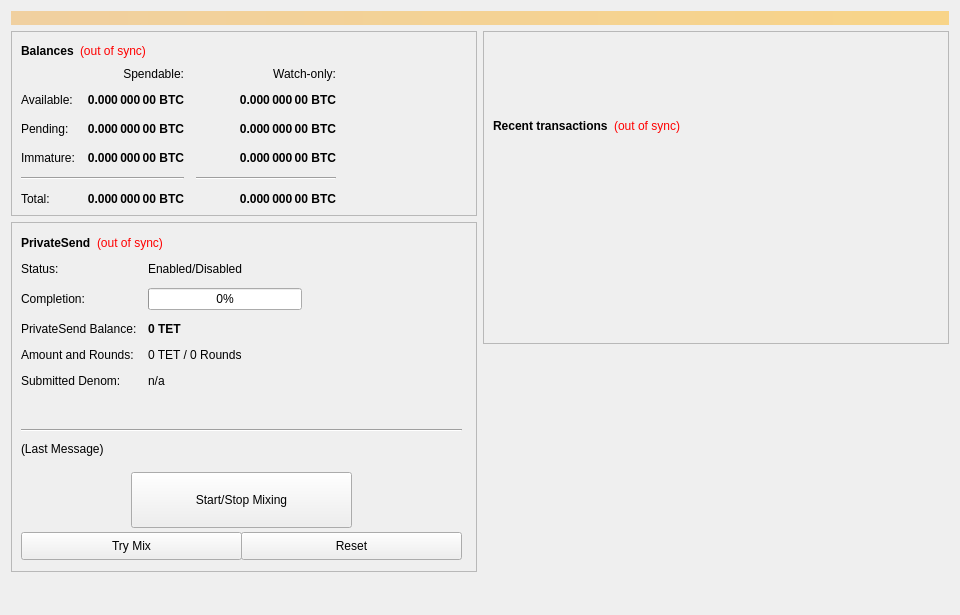
<?xml version="1.0" encoding="UTF-8"?>
<ui version="4.0">
 <class>OverviewPage</class>
 <widget class="QWidget" name="OverviewPage">
  <property name="geometry">
   <rect>
    <x>0</x>
    <y>0</y>
    <width>960</width>
    <height>615</height>
   </rect>
  </property>
  <property name="minimumSize">
   <size>
    <width>960</width>
    <height>0</height>
   </size>
  </property>
  <property name="windowTitle">
   <string>Form</string>
  </property>
  <layout class="QVBoxLayout" name="topLayout">
   <item>
    <widget class="QLabel" name="labelAlerts">
     <property name="visible">
      <bool>false</bool>
     </property>
     <property name="styleSheet">
      <string notr="true">background-color: qlineargradient(x1: 0, y1: 0, x2: 1, y2: 0, stop:0 #F0D0A0, stop:1 #F8D488); color:#000000;</string>
     </property>
     <property name="wordWrap">
      <bool>true</bool>
     </property>
     <property name="margin">
      <number>3</number>
     </property>
    </widget>
   </item>
   <item>
    <layout class="QHBoxLayout" name="horizontalLayout" stretch="1,1">
     <item>
      <layout class="QVBoxLayout" name="verticalLayout_2">
       <item>
        <widget class="QFrame" name="frame">
         <property name="frameShape">
          <enum>QFrame::StyledPanel</enum>
         </property>
         <property name="frameShadow">
          <enum>QFrame::Raised</enum>
         </property>
         <layout class="QVBoxLayout" name="verticalLayout_4">
          <item>
           <layout class="QHBoxLayout" name="horizontalLayout_4">
            <item>
             <widget class="QLabel" name="label_5">
              <property name="font">
               <font>
                <weight>75</weight>
                <bold>true</bold>
               </font>
              </property>
              <property name="text">
               <string>Balances</string>
              </property>
             </widget>
            </item>
            <item>
             <widget class="QLabel" name="labelWalletStatus">
              <property name="cursor">
               <cursorShape>WhatsThisCursor</cursorShape>
              </property>
              <property name="toolTip">
               <string>The displayed information may be out of date. Your wallet automatically synchronizes with the Tet network after a connection is established, but this process has not completed yet.</string>
              </property>
              <property name="styleSheet">
               <string notr="true">QLabel { color: red; }</string>
              </property>
              <property name="text">
               <string notr="true">(out of sync)</string>
              </property>
              <property name="alignment">
               <set>Qt::AlignLeading|Qt::AlignLeft|Qt::AlignVCenter</set>
              </property>
             </widget>
            </item>
            <item>
             <spacer name="horizontalSpacer_3">
              <property name="orientation">
               <enum>Qt::Horizontal</enum>
              </property>
              <property name="sizeHint" stdset="0">
               <size>
                <width>40</width>
                <height>20</height>
               </size>
              </property>
             </spacer>
            </item>
           </layout>
          </item>
          <item>
           <layout class="QGridLayout" name="gridLayout">
            <property name="spacing">
             <number>12</number>
            </property>
            <item row="2" column="2">
             <widget class="QLabel" name="labelWatchPending">
              <property name="font">
               <font>
                <weight>75</weight>
                <bold>true</bold>
               </font>
              </property>
              <property name="cursor">
               <cursorShape>IBeamCursor</cursorShape>
              </property>
              <property name="toolTip">
               <string>Unconfirmed transactions to watch-only addresses</string>
              </property>
              <property name="text">
               <string notr="true">0.000 000 00 BTC</string>
              </property>
              <property name="alignment">
               <set>Qt::AlignRight|Qt::AlignTrailing|Qt::AlignVCenter</set>
              </property>
              <property name="textInteractionFlags">
               <set>Qt::LinksAccessibleByMouse|Qt::TextSelectableByKeyboard|Qt::TextSelectableByMouse</set>
              </property>
             </widget>
            </item>
            <item row="2" column="1">
             <widget class="QLabel" name="labelUnconfirmed">
              <property name="font">
               <font>
                <weight>75</weight>
                <bold>true</bold>
               </font>
              </property>
              <property name="cursor">
               <cursorShape>IBeamCursor</cursorShape>
              </property>
              <property name="toolTip">
               <string>Total of transactions that have yet to be confirmed, and do not yet count toward the spendable balance</string>
              </property>
              <property name="text">
               <string notr="true">0.000 000 00 BTC</string>
              </property>
              <property name="alignment">
               <set>Qt::AlignRight|Qt::AlignTrailing|Qt::AlignVCenter</set>
              </property>
              <property name="textInteractionFlags">
               <set>Qt::LinksAccessibleByMouse|Qt::TextSelectableByKeyboard|Qt::TextSelectableByMouse</set>
              </property>
             </widget>
            </item>
            <item row="3" column="2">
             <widget class="QLabel" name="labelWatchImmature">
              <property name="font">
               <font>
                <weight>75</weight>
                <bold>true</bold>
               </font>
              </property>
              <property name="cursor">
               <cursorShape>IBeamCursor</cursorShape>
              </property>
              <property name="toolTip">
               <string>Staked or masternode rewards in watch-only addresses that has not yet matured</string>
              </property>
              <property name="text">
               <string notr="true">0.000 000 00 BTC</string>
              </property>
              <property name="alignment">
               <set>Qt::AlignRight|Qt::AlignTrailing|Qt::AlignVCenter</set>
              </property>
              <property name="textInteractionFlags">
               <set>Qt::LinksAccessibleByMouse|Qt::TextSelectableByKeyboard|Qt::TextSelectableByMouse</set>
              </property>
             </widget>
            </item>
            <item row="4" column="0" colspan="2">
             <widget class="Line" name="lineSpendableBalance">
              <property name="orientation">
               <enum>Qt::Horizontal</enum>
              </property>
             </widget>
            </item>
            <item row="4" column="2">
             <widget class="Line" name="lineWatchBalance">
              <property name="sizePolicy">
               <sizepolicy hsizetype="Preferred" vsizetype="Fixed">
                <horstretch>0</horstretch>
                <verstretch>0</verstretch>
               </sizepolicy>
              </property>
              <property name="minimumSize">
               <size>
                <width>140</width>
                <height>0</height>
               </size>
              </property>
              <property name="orientation">
               <enum>Qt::Horizontal</enum>
              </property>
             </widget>
            </item>
            <item row="5" column="0">
             <widget class="QLabel" name="labelTotalText">
              <property name="text">
               <string>Total:</string>
              </property>
             </widget>
            </item>
            <item row="3" column="1">
             <widget class="QLabel" name="labelImmature">
              <property name="font">
               <font>
                <weight>75</weight>
                <bold>true</bold>
               </font>
              </property>
              <property name="cursor">
               <cursorShape>IBeamCursor</cursorShape>
              </property>
              <property name="toolTip">
               <string>Staked or masternode rewards that has not yet matured</string>
              </property>
              <property name="text">
               <string notr="true">0.000 000 00 BTC</string>
              </property>
              <property name="alignment">
               <set>Qt::AlignRight|Qt::AlignTrailing|Qt::AlignVCenter</set>
              </property>
              <property name="textInteractionFlags">
               <set>Qt::LinksAccessibleByMouse|Qt::TextSelectableByKeyboard|Qt::TextSelectableByMouse</set>
              </property>
             </widget>
            </item>
            <item row="2" column="3">
             <spacer name="horizontalSpacer_2">
              <property name="orientation">
               <enum>Qt::Horizontal</enum>
              </property>
              <property name="sizeHint" stdset="0">
               <size>
                <width>40</width>
                <height>20</height>
               </size>
              </property>
             </spacer>
            </item>
            <item row="3" column="0">
             <widget class="QLabel" name="labelImmatureText">
              <property name="text">
               <string>Immature:</string>
              </property>
             </widget>
            </item>
            <item row="5" column="1">
             <widget class="QLabel" name="labelTotal">
              <property name="font">
               <font>
                <weight>75</weight>
                <bold>true</bold>
               </font>
              </property>
              <property name="cursor">
               <cursorShape>IBeamCursor</cursorShape>
              </property>
              <property name="toolTip">
               <string>Your current total balance</string>
              </property>
              <property name="text">
               <string notr="true">0.000 000 00 BTC</string>
              </property>
              <property name="alignment">
               <set>Qt::AlignRight|Qt::AlignTrailing|Qt::AlignVCenter</set>
              </property>
              <property name="textInteractionFlags">
               <set>Qt::LinksAccessibleByMouse|Qt::TextSelectableByKeyboard|Qt::TextSelectableByMouse</set>
              </property>
             </widget>
            </item>
            <item row="5" column="2">
             <widget class="QLabel" name="labelWatchTotal">
              <property name="font">
               <font>
                <weight>75</weight>
                <bold>true</bold>
               </font>
              </property>
              <property name="cursor">
               <cursorShape>IBeamCursor</cursorShape>
              </property>
              <property name="toolTip">
               <string>Current total balance in watch-only addresses</string>
              </property>
              <property name="text">
               <string notr="true">0.000 000 00 BTC</string>
              </property>
              <property name="alignment">
               <set>Qt::AlignRight|Qt::AlignTrailing|Qt::AlignVCenter</set>
              </property>
              <property name="textInteractionFlags">
               <set>Qt::LinksAccessibleByMouse|Qt::TextSelectableByKeyboard|Qt::TextSelectableByMouse</set>
              </property>
             </widget>
            </item>
            <item row="0" column="2">
             <widget class="QLabel" name="labelWatchonly">
              <property name="text">
               <string>Watch-only:</string>
              </property>
              <property name="alignment">
               <set>Qt::AlignRight|Qt::AlignTrailing|Qt::AlignVCenter</set>
              </property>
             </widget>
            </item>
            <item row="1" column="0">
             <widget class="QLabel" name="labelBalanceText">
              <property name="text">
               <string>Available:</string>
              </property>
             </widget>
            </item>
            <item row="1" column="1">
             <widget class="QLabel" name="labelBalance">
              <property name="font">
               <font>
                <weight>75</weight>
                <bold>true</bold>
               </font>
              </property>
              <property name="cursor">
               <cursorShape>IBeamCursor</cursorShape>
              </property>
              <property name="toolTip">
               <string>Your current spendable balance</string>
              </property>
              <property name="text">
               <string notr="true">0.000 000 00 BTC</string>
              </property>
              <property name="alignment">
               <set>Qt::AlignRight|Qt::AlignTrailing|Qt::AlignVCenter</set>
              </property>
              <property name="textInteractionFlags">
               <set>Qt::LinksAccessibleByMouse|Qt::TextSelectableByKeyboard|Qt::TextSelectableByMouse</set>
              </property>
             </widget>
            </item>
            <item row="1" column="2">
             <widget class="QLabel" name="labelWatchAvailable">
              <property name="font">
               <font>
                <weight>75</weight>
                <bold>true</bold>
               </font>
              </property>
              <property name="cursor">
               <cursorShape>IBeamCursor</cursorShape>
              </property>
              <property name="toolTip">
               <string>Your current balance in watch-only addresses</string>
              </property>
              <property name="text">
               <string notr="true">0.000 000 00 BTC</string>
              </property>
              <property name="alignment">
               <set>Qt::AlignRight|Qt::AlignTrailing|Qt::AlignVCenter</set>
              </property>
              <property name="textInteractionFlags">
               <set>Qt::LinksAccessibleByMouse|Qt::TextSelectableByKeyboard|Qt::TextSelectableByMouse</set>
              </property>
             </widget>
            </item>
            <item row="2" column="0">
             <widget class="QLabel" name="labelPendingText">
              <property name="text">
               <string>Pending:</string>
              </property>
             </widget>
            </item>
            <item row="0" column="1">
             <widget class="QLabel" name="labelSpendable">
              <property name="text">
               <string>Spendable:</string>
              </property>
              <property name="alignment">
               <set>Qt::AlignRight|Qt::AlignTrailing|Qt::AlignVCenter</set>
              </property>
             </widget>
            </item>
           </layout>
          </item>
         </layout>
        </widget>
       </item>
       <item>
        <widget class="QFrame" name="framePrivateSend">
         <property name="minimumSize">
          <size>
           <width>0</width>
           <height>350</height>
          </size>
         </property>
         <property name="layoutDirection">
          <enum>Qt::LeftToRight</enum>
         </property>
         <property name="frameShape">
          <enum>QFrame::StyledPanel</enum>
         </property>
         <property name="frameShadow">
          <enum>QFrame::Raised</enum>
         </property>
         <widget class="QWidget" name="formLayoutWidget">
          <property name="geometry">
           <rect>
            <x>10</x>
            <y>40</y>
            <width>451</width>
            <height>161</height>
           </rect>
          </property>
          <layout class="QFormLayout" name="formLayout">
           <property name="fieldGrowthPolicy">
            <enum>QFormLayout::AllNonFixedFieldsGrow</enum>
           </property>
           <property name="horizontalSpacing">
            <number>11</number>
           </property>
           <property name="verticalSpacing">
            <number>12</number>
           </property>
           <item row="0" column="0">
            <widget class="QLabel" name="label_6">
             <property name="text">
              <string>Status:</string>
             </property>
            </widget>
           </item>
           <item row="1" column="0">
            <widget class="QLabel" name="label_7">
             <property name="text">
              <string>Completion:</string>
             </property>
            </widget>
           </item>
           <item row="1" column="1">
            <widget class="QProgressBar" name="privatesendProgress">
             <property name="maximumSize">
              <size>
               <width>154</width>
               <height>16777215</height>
              </size>
             </property>
             <property name="value">
              <number>0</number>
             </property>
            </widget>
           </item>
           <item row="2" column="0">
            <widget class="QLabel" name="labelAnonymizedText">
             <property name="text">
              <string>PrivateSend Balance:</string>
             </property>
            </widget>
           </item>
           <item row="2" column="1">
            <widget class="QLabel" name="labelAnonymized">
             <property name="font">
              <font>
               <weight>75</weight>
               <bold>true</bold>
              </font>
             </property>
             <property name="text">
              <string notr="true">0 TET</string>
             </property>
            </widget>
           </item>
           <item row="3" column="0">
            <widget class="QLabel" name="label_8">
             <property name="text">
              <string>Amount and Rounds:</string>
             </property>
            </widget>
           </item>
           <item row="3" column="1">
            <widget class="QLabel" name="labelAmountRounds">
             <property name="text">
              <string>0 TET / 0 Rounds</string>
             </property>
            </widget>
           </item>
           <item row="4" column="0">
            <widget class="QLabel" name="label_9">
             <property name="text">
              <string>Submitted Denom:</string>
             </property>
            </widget>
           </item>
           <item row="4" column="1">
            <widget class="QLabel" name="labelSubmittedDenom">
             <property name="toolTip">
              <string>The denominations you submitted to the Masternode.&lt;br&gt;To mix, other users must submit the exact same denominations.</string>
             </property>
             <property name="text">
              <string>n/a</string>
             </property>
            </widget>
           </item>
           <item row="0" column="1">
            <widget class="QLabel" name="privatesendEnabled">
             <property name="text">
              <string>Enabled/Disabled</string>
             </property>
            </widget>
           </item>
          </layout>
         </widget>
         <widget class="QPushButton" name="runAutoDenom">
          <property name="geometry">
           <rect>
            <x>251</x>
            <y>17</y>
            <width>1</width>
            <height>1</height>
           </rect>
          </property>
          <property name="palette">
           <palette>
            <active>
             <colorrole role="WindowText">
              <brush brushstyle="SolidPattern">
               <color alpha="255">
                <red>0</red>
                <green>0</green>
                <blue>0</blue>
               </color>
              </brush>
             </colorrole>
             <colorrole role="Button">
              <brush brushstyle="SolidPattern">
               <color alpha="255">
                <red>239</red>
                <green>238</green>
                <blue>238</blue>
               </color>
              </brush>
             </colorrole>
             <colorrole role="Light">
              <brush brushstyle="SolidPattern">
               <color alpha="255">
                <red>255</red>
                <green>255</green>
                <blue>255</blue>
               </color>
              </brush>
             </colorrole>
             <colorrole role="Midlight">
              <brush brushstyle="SolidPattern">
               <color alpha="255">
                <red>247</red>
                <green>246</green>
                <blue>246</blue>
               </color>
              </brush>
             </colorrole>
             <colorrole role="Dark">
              <brush brushstyle="SolidPattern">
               <color alpha="255">
                <red>119</red>
                <green>119</green>
                <blue>119</blue>
               </color>
              </brush>
             </colorrole>
             <colorrole role="Mid">
              <brush brushstyle="SolidPattern">
               <color alpha="255">
                <red>159</red>
                <green>159</green>
                <blue>159</blue>
               </color>
              </brush>
             </colorrole>
             <colorrole role="Text">
              <brush brushstyle="SolidPattern">
               <color alpha="255">
                <red>0</red>
                <green>0</green>
                <blue>0</blue>
               </color>
              </brush>
             </colorrole>
             <colorrole role="BrightText">
              <brush brushstyle="SolidPattern">
               <color alpha="255">
                <red>255</red>
                <green>255</green>
                <blue>255</blue>
               </color>
              </brush>
             </colorrole>
             <colorrole role="ButtonText">
              <brush brushstyle="SolidPattern">
               <color alpha="255">
                <red>0</red>
                <green>0</green>
                <blue>0</blue>
               </color>
              </brush>
             </colorrole>
             <colorrole role="Base">
              <brush brushstyle="SolidPattern">
               <color alpha="255">
                <red>255</red>
                <green>255</green>
                <blue>255</blue>
               </color>
              </brush>
             </colorrole>
             <colorrole role="Window">
              <brush brushstyle="SolidPattern">
               <color alpha="255">
                <red>239</red>
                <green>238</green>
                <blue>238</blue>
               </color>
              </brush>
             </colorrole>
             <colorrole role="Shadow">
              <brush brushstyle="SolidPattern">
               <color alpha="255">
                <red>0</red>
                <green>0</green>
                <blue>0</blue>
               </color>
              </brush>
             </colorrole>
             <colorrole role="AlternateBase">
              <brush brushstyle="SolidPattern">
               <color alpha="255">
                <red>247</red>
                <green>246</green>
                <blue>246</blue>
               </color>
              </brush>
             </colorrole>
             <colorrole role="ToolTipBase">
              <brush brushstyle="SolidPattern">
               <color alpha="255">
                <red>255</red>
                <green>255</green>
                <blue>220</blue>
               </color>
              </brush>
             </colorrole>
             <colorrole role="ToolTipText">
              <brush brushstyle="SolidPattern">
               <color alpha="255">
                <red>0</red>
                <green>0</green>
                <blue>0</blue>
               </color>
              </brush>
             </colorrole>
            </active>
            <inactive>
             <colorrole role="WindowText">
              <brush brushstyle="SolidPattern">
               <color alpha="255">
                <red>0</red>
                <green>0</green>
                <blue>0</blue>
               </color>
              </brush>
             </colorrole>
             <colorrole role="Button">
              <brush brushstyle="SolidPattern">
               <color alpha="255">
                <red>239</red>
                <green>238</green>
                <blue>238</blue>
               </color>
              </brush>
             </colorrole>
             <colorrole role="Light">
              <brush brushstyle="SolidPattern">
               <color alpha="255">
                <red>255</red>
                <green>255</green>
                <blue>255</blue>
               </color>
              </brush>
             </colorrole>
             <colorrole role="Midlight">
              <brush brushstyle="SolidPattern">
               <color alpha="255">
                <red>247</red>
                <green>246</green>
                <blue>246</blue>
               </color>
              </brush>
             </colorrole>
             <colorrole role="Dark">
              <brush brushstyle="SolidPattern">
               <color alpha="255">
                <red>119</red>
                <green>119</green>
                <blue>119</blue>
               </color>
              </brush>
             </colorrole>
             <colorrole role="Mid">
              <brush brushstyle="SolidPattern">
               <color alpha="255">
                <red>159</red>
                <green>159</green>
                <blue>159</blue>
               </color>
              </brush>
             </colorrole>
             <colorrole role="Text">
              <brush brushstyle="SolidPattern">
               <color alpha="255">
                <red>0</red>
                <green>0</green>
                <blue>0</blue>
               </color>
              </brush>
             </colorrole>
             <colorrole role="BrightText">
              <brush brushstyle="SolidPattern">
               <color alpha="255">
                <red>255</red>
                <green>255</green>
                <blue>255</blue>
               </color>
              </brush>
             </colorrole>
             <colorrole role="ButtonText">
              <brush brushstyle="SolidPattern">
               <color alpha="255">
                <red>0</red>
                <green>0</green>
                <blue>0</blue>
               </color>
              </brush>
             </colorrole>
             <colorrole role="Base">
              <brush brushstyle="SolidPattern">
               <color alpha="255">
                <red>255</red>
                <green>255</green>
                <blue>255</blue>
               </color>
              </brush>
             </colorrole>
             <colorrole role="Window">
              <brush brushstyle="SolidPattern">
               <color alpha="255">
                <red>239</red>
                <green>238</green>
                <blue>238</blue>
               </color>
              </brush>
             </colorrole>
             <colorrole role="Shadow">
              <brush brushstyle="SolidPattern">
               <color alpha="255">
                <red>0</red>
                <green>0</green>
                <blue>0</blue>
               </color>
              </brush>
             </colorrole>
             <colorrole role="AlternateBase">
              <brush brushstyle="SolidPattern">
               <color alpha="255">
                <red>247</red>
                <green>246</green>
                <blue>246</blue>
               </color>
              </brush>
             </colorrole>
             <colorrole role="ToolTipBase">
              <brush brushstyle="SolidPattern">
               <color alpha="255">
                <red>255</red>
                <green>255</green>
                <blue>220</blue>
               </color>
              </brush>
             </colorrole>
             <colorrole role="ToolTipText">
              <brush brushstyle="SolidPattern">
               <color alpha="255">
                <red>0</red>
                <green>0</green>
                <blue>0</blue>
               </color>
              </brush>
             </colorrole>
            </inactive>
            <disabled>
             <colorrole role="WindowText">
              <brush brushstyle="SolidPattern">
               <color alpha="255">
                <red>119</red>
                <green>119</green>
                <blue>119</blue>
               </color>
              </brush>
             </colorrole>
             <colorrole role="Button">
              <brush brushstyle="SolidPattern">
               <color alpha="255">
                <red>239</red>
                <green>238</green>
                <blue>238</blue>
               </color>
              </brush>
             </colorrole>
             <colorrole role="Light">
              <brush brushstyle="SolidPattern">
               <color alpha="255">
                <red>255</red>
                <green>255</green>
                <blue>255</blue>
               </color>
              </brush>
             </colorrole>
             <colorrole role="Midlight">
              <brush brushstyle="SolidPattern">
               <color alpha="255">
                <red>247</red>
                <green>246</green>
                <blue>246</blue>
               </color>
              </brush>
             </colorrole>
             <colorrole role="Dark">
              <brush brushstyle="SolidPattern">
               <color alpha="255">
                <red>119</red>
                <green>119</green>
                <blue>119</blue>
               </color>
              </brush>
             </colorrole>
             <colorrole role="Mid">
              <brush brushstyle="SolidPattern">
               <color alpha="255">
                <red>159</red>
                <green>159</green>
                <blue>159</blue>
               </color>
              </brush>
             </colorrole>
             <colorrole role="Text">
              <brush brushstyle="SolidPattern">
               <color alpha="255">
                <red>119</red>
                <green>119</green>
                <blue>119</blue>
               </color>
              </brush>
             </colorrole>
             <colorrole role="BrightText">
              <brush brushstyle="SolidPattern">
               <color alpha="255">
                <red>255</red>
                <green>255</green>
                <blue>255</blue>
               </color>
              </brush>
             </colorrole>
             <colorrole role="ButtonText">
              <brush brushstyle="SolidPattern">
               <color alpha="255">
                <red>119</red>
                <green>119</green>
                <blue>119</blue>
               </color>
              </brush>
             </colorrole>
             <colorrole role="Base">
              <brush brushstyle="SolidPattern">
               <color alpha="255">
                <red>239</red>
                <green>238</green>
                <blue>238</blue>
               </color>
              </brush>
             </colorrole>
             <colorrole role="Window">
              <brush brushstyle="SolidPattern">
               <color alpha="255">
                <red>239</red>
                <green>238</green>
                <blue>238</blue>
               </color>
              </brush>
             </colorrole>
             <colorrole role="Shadow">
              <brush brushstyle="SolidPattern">
               <color alpha="255">
                <red>0</red>
                <green>0</green>
                <blue>0</blue>
               </color>
              </brush>
             </colorrole>
             <colorrole role="AlternateBase">
              <brush brushstyle="SolidPattern">
               <color alpha="255">
                <red>239</red>
                <green>238</green>
                <blue>238</blue>
               </color>
              </brush>
             </colorrole>
             <colorrole role="ToolTipBase">
              <brush brushstyle="SolidPattern">
               <color alpha="255">
                <red>255</red>
                <green>255</green>
                <blue>220</blue>
               </color>
              </brush>
             </colorrole>
             <colorrole role="ToolTipText">
              <brush brushstyle="SolidPattern">
               <color alpha="255">
                <red>0</red>
                <green>0</green>
                <blue>0</blue>
               </color>
              </brush>
             </colorrole>
            </disabled>
           </palette>
          </property>
          <property name="focusPolicy">
           <enum>Qt::NoFocus</enum>
          </property>
          <property name="autoFillBackground">
           <bool>true</bool>
          </property>
          <property name="text">
           <string/>
          </property>
          <property name="flat">
           <bool>true</bool>
          </property>
         </widget>
         <widget class="QPushButton" name="togglePrivateSend">
          <property name="geometry">
           <rect>
            <x>120</x>
            <y>250</y>
            <width>221</width>
            <height>56</height>
           </rect>
          </property>
          <property name="sizePolicy">
           <sizepolicy hsizetype="MinimumExpanding" vsizetype="Fixed">
            <horstretch>0</horstretch>
            <verstretch>0</verstretch>
           </sizepolicy>
          </property>
          <property name="text">
           <string>Start/Stop Mixing</string>
          </property>
         </widget>
         <widget class="Line" name="lineLastMessage">
          <property name="geometry">
           <rect>
            <x>10</x>
            <y>200</y>
            <width>441</width>
            <height>16</height>
           </rect>
          </property>
          <property name="orientation">
           <enum>Qt::Horizontal</enum>
          </property>
         </widget>
         <widget class="QLabel" name="privatesendStatus">
          <property name="geometry">
           <rect>
            <x>10</x>
            <y>220</y>
            <width>451</width>
            <height>61</height>
           </rect>
          </property>
          <property name="minimumSize">
           <size>
            <width>288</width>
            <height>43</height>
           </size>
          </property>
          <property name="text">
           <string>(Last Message)</string>
          </property>
          <property name="alignment">
           <set>Qt::AlignLeading|Qt::AlignLeft|Qt::AlignTop</set>
          </property>
          <property name="wordWrap">
           <bool>true</bool>
          </property>
         </widget>
         <widget class="QPushButton" name="privatesendAuto">
          <property name="geometry">
           <rect>
            <x>10</x>
            <y>310</y>
            <width>221</width>
            <height>28</height>
           </rect>
          </property>
          <property name="sizePolicy">
           <sizepolicy hsizetype="MinimumExpanding" vsizetype="Fixed">
            <horstretch>0</horstretch>
            <verstretch>0</verstretch>
           </sizepolicy>
          </property>
          <property name="toolTip">
           <string>Try to manually submit a PrivateSend request.</string>
          </property>
          <property name="text">
           <string>Try Mix</string>
          </property>
         </widget>
         <widget class="QPushButton" name="privatesendReset">
          <property name="geometry">
           <rect>
            <x>230</x>
            <y>310</y>
            <width>221</width>
            <height>28</height>
           </rect>
          </property>
          <property name="sizePolicy">
           <sizepolicy hsizetype="MinimumExpanding" vsizetype="Fixed">
            <horstretch>0</horstretch>
            <verstretch>0</verstretch>
           </sizepolicy>
          </property>
          <property name="toolTip">
           <string>Reset the current status of PrivateSend (can interrupt PrivateSend if it's in the process of Mixing, which can cost you money!)</string>
          </property>
          <property name="autoFillBackground">
           <bool>false</bool>
          </property>
          <property name="text">
           <string>Reset</string>
          </property>
         </widget>
         <widget class="QWidget" name="layoutWidget">
          <property name="geometry">
           <rect>
            <x>10</x>
            <y>10</y>
            <width>431</width>
            <height>22</height>
           </rect>
          </property>
          <layout class="QHBoxLayout" name="horizontalLayout_5">
           <item>
            <widget class="QLabel" name="label_2">
             <property name="font">
              <font>
               <weight>75</weight>
               <bold>true</bold>
              </font>
             </property>
             <property name="text">
              <string>PrivateSend</string>
             </property>
            </widget>
           </item>
           <item>
            <widget class="QLabel" name="labelPrivateSendSyncStatus">
             <property name="toolTip">
              <string>The displayed information may be out of date. Your wallet automatically synchronizes with the Tet network after a connection is established, but this process has not completed yet.</string>
             </property>
             <property name="styleSheet">
              <string notr="true">QLabel { color: red; }</string>
             </property>
             <property name="text">
              <string notr="true">(out of sync)</string>
             </property>
             <property name="alignment">
              <set>Qt::AlignLeading|Qt::AlignLeft|Qt::AlignVCenter</set>
             </property>
            </widget>
           </item>
           <item>
            <spacer name="horizontalSpacer_4">
             <property name="orientation">
              <enum>Qt::Horizontal</enum>
             </property>
             <property name="sizeHint" stdset="0">
              <size>
               <width>40</width>
               <height>20</height>
              </size>
             </property>
            </spacer>
           </item>
          </layout>
         </widget>
        </widget>
       </item>
       <item>
        <spacer name="verticalSpacer">
         <property name="orientation">
          <enum>Qt::Vertical</enum>
         </property>
         <property name="sizeHint" stdset="0">
          <size>
           <width>20</width>
           <height>40</height>
          </size>
         </property>
        </spacer>
       </item>
      </layout>
     </item>
     <item>
      <layout class="QVBoxLayout" name="verticalLayout_3">
       <item>
        <widget class="QFrame" name="frame_2">
         <property name="frameShape">
          <enum>QFrame::StyledPanel</enum>
         </property>
         <property name="frameShadow">
          <enum>QFrame::Raised</enum>
         </property>
         <layout class="QVBoxLayout" name="verticalLayout">
          <item>
           <spacer name="verticalSpacer_3">
            <property name="orientation">
             <enum>Qt::Vertical</enum>
            </property>
            <property name="sizeType">
             <enum>QSizePolicy::Fixed</enum>
            </property>
            <property name="sizeHint" stdset="0">
             <size>
              <width>20</width>
              <height>75</height>
             </size>
            </property>
           </spacer>
          </item>
          <item>
           <layout class="QHBoxLayout" name="horizontalLayout_2">
            <item>
             <widget class="QLabel" name="label_4">
              <property name="font">
               <font>
                <weight>75</weight>
                <bold>true</bold>
               </font>
              </property>
              <property name="text">
               <string>Recent transactions</string>
              </property>
             </widget>
            </item>
            <item>
             <widget class="QLabel" name="labelTransactionsStatus">
              <property name="cursor">
               <cursorShape>WhatsThisCursor</cursorShape>
              </property>
              <property name="toolTip">
               <string>The displayed information may be out of date. Your wallet automatically synchronizes with the Tet network after a connection is established, but this process has not completed yet.</string>
              </property>
              <property name="styleSheet">
               <string notr="true">QLabel { color: red; }</string>
              </property>
              <property name="text">
               <string notr="true">(out of sync)</string>
              </property>
              <property name="alignment">
               <set>Qt::AlignRight|Qt::AlignTrailing|Qt::AlignVCenter</set>
              </property>
             </widget>
            </item>
            <item>
             <spacer name="horizontalSpacer">
              <property name="orientation">
               <enum>Qt::Horizontal</enum>
              </property>
              <property name="sizeHint" stdset="0">
               <size>
                <width>40</width>
                <height>20</height>
               </size>
              </property>
             </spacer>
            </item>
           </layout>
          </item>
          <item>
           <widget class="QListView" name="listTransactions">
            <property name="styleSheet">
             <string notr="true">QListView { background: transparent; }</string>
            </property>
            <property name="frameShape">
             <enum>QFrame::NoFrame</enum>
            </property>
            <property name="verticalScrollBarPolicy">
             <enum>Qt::ScrollBarAlwaysOff</enum>
            </property>
            <property name="horizontalScrollBarPolicy">
             <enum>Qt::ScrollBarAlwaysOff</enum>
            </property>
            <property name="selectionMode">
             <enum>QAbstractItemView::NoSelection</enum>
            </property>
           </widget>
          </item>
         </layout>
        </widget>
       </item>
       <item>
        <spacer name="verticalSpacer_2">
         <property name="orientation">
          <enum>Qt::Vertical</enum>
         </property>
         <property name="sizeType">
          <enum>QSizePolicy::Expanding</enum>
         </property>
         <property name="sizeHint" stdset="0">
          <size>
           <width>20</width>
           <height>40</height>
          </size>
         </property>
        </spacer>
       </item>
      </layout>
     </item>
    </layout>
   </item>
  </layout>
 </widget>
 <resources/>
 <connections/>
</ui>
